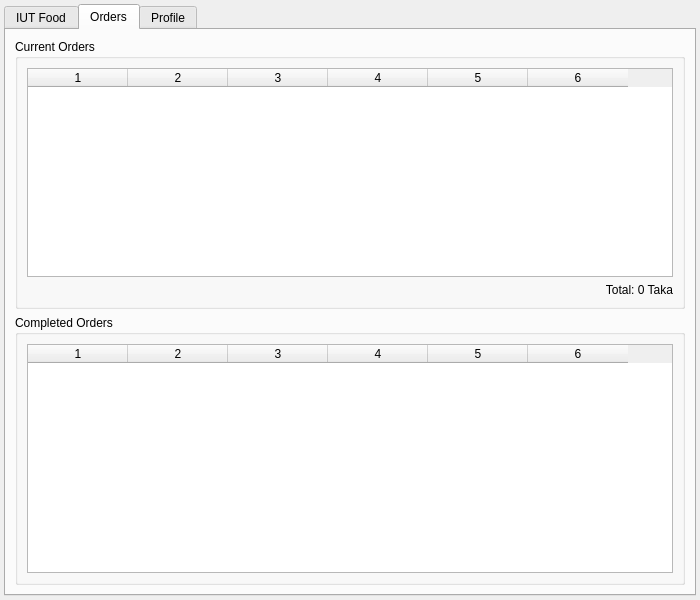
<?xml version="1.0" encoding="UTF-8"?>
<ui version="4.0">
 <class>customer</class>
 <widget class="QWidget" name="customer">
  <property name="geometry">
   <rect>
    <x>0</x>
    <y>0</y>
    <width>700</width>
    <height>600</height>
   </rect>
  </property>
  <property name="windowTitle">
   <string>Customer Dashboard</string>
  </property>
  <layout class="QVBoxLayout" name="mainLayout">
   <property name="spacing">
    <number>4</number>
   </property>
   <property name="leftMargin">
    <number>4</number>
   </property>
   <property name="topMargin">
    <number>4</number>
   </property>
   <property name="rightMargin">
    <number>4</number>
   </property>
   <property name="bottomMargin">
    <number>4</number>
   </property>
   <item>
    <widget class="QTabWidget" name="tabWidget">
     <property name="currentIndex">
      <number>1</number>
     </property>
     <widget class="QWidget" name="mainTab">
      <attribute name="title">
       <string>IUT Food</string>
      </attribute>
      <layout class="QVBoxLayout" name="mainTabLayout">
       <item>
        <layout class="QHBoxLayout" name="filterSearchLayout">
         <item>
          <widget class="QComboBox" name="filterComboBox">
           <property name="sizeAdjustPolicy">
            <enum>QComboBox::SizeAdjustPolicy::AdjustToContents</enum>
           </property>
          </widget>
         </item>
         <item>
          <widget class="QLineEdit" name="search_lineedit">
           <property name="placeholderText">
            <string>Search restaurants or foods...</string>
           </property>
          </widget>
         </item>
        </layout>
       </item>
       <item>
        <widget class="QScrollArea" name="resultsScrollArea">
         <property name="widgetResizable">
          <bool>true</bool>
         </property>
         <widget class="QWidget" name="resultsContainer">
          <property name="geometry">
           <rect>
            <x>0</x>
            <y>0</y>
            <width>668</width>
            <height>510</height>
           </rect>
          </property>
          <layout class="QVBoxLayout" name="resultsLayout">
           <property name="spacing">
            <number>0</number>
           </property>
           <property name="leftMargin">
            <number>8</number>
           </property>
           <property name="topMargin">
            <number>8</number>
           </property>
           <property name="rightMargin">
            <number>8</number>
           </property>
           <property name="bottomMargin">
            <number>8</number>
           </property>
          </layout>
         </widget>
        </widget>
       </item>
      </layout>
     </widget>
     <widget class="QWidget" name="ordersTab">
      <attribute name="title">
       <string>Orders</string>
      </attribute>
      <layout class="QVBoxLayout" name="ordersTabLayout">
       <item>
        <widget class="QGroupBox" name="currentOrdersGroupBox">
         <property name="title">
          <string>Current Orders</string>
         </property>
         <layout class="QVBoxLayout" name="currentOrdersLayout">
          <item>
           <widget class="QTableWidget" name="currentOrdersTableWidget">
            <property name="columnCount">
             <number>6</number>
            </property>
            <property name="horizontalHeaderLabels" stdset="0">
             <stringlist>
              <string>Order</string>
              <string>Date</string>
              <string>Restaurant</string>
              <string>Status</string>
              <string>Price</string>
              <string>Delete</string>
             </stringlist>
            </property>
            <column/>
            <column/>
            <column/>
            <column/>
            <column/>
            <column/>
           </widget>
          </item>
          <item>
           <widget class="QLabel" name="currentOrdersTotalLabel">
            <property name="text">
             <string>Total: 0 Taka</string>
            </property>
            <property name="alignment">
             <set>Qt::AlignRight|Qt::AlignVCenter</set>
            </property>
           </widget>
          </item>
         </layout>
        </widget>
       </item>
       <item>
        <widget class="QGroupBox" name="completedOrdersGroupBox">
         <property name="title">
          <string>Completed Orders</string>
         </property>
         <layout class="QVBoxLayout" name="completedOrdersLayout">
          <item>
           <widget class="QTableWidget" name="completedOrdersTableWidget">
            <property name="columnCount">
             <number>6</number>
            </property>
            <property name="horizontalHeaderLabels" stdset="0">
             <stringlist>
              <string>Order</string>
              <string>Date</string>
              <string>Restaurant</string>
              <string>Status</string>
              <string>Price</string>
              <string>Details</string>
             </stringlist>
            </property>
            <column/>
            <column/>
            <column/>
            <column/>
            <column/>
            <column/>
           </widget>
          </item>
         </layout>
        </widget>
       </item>
      </layout>
     </widget>
     <widget class="QWidget" name="profileTab">
      <attribute name="title">
       <string>Profile</string>
      </attribute>
      <layout class="QFormLayout" name="profileFormLayout">
       <item row="0" column="0">
        <widget class="QLabel" name="nameLabel">
         <property name="text">
          <string>Name</string>
         </property>
        </widget>
       </item>
       <item row="0" column="1">
        <widget class="QLineEdit" name="nameEdit"/>
       </item>
       <item row="1" column="0">
        <widget class="QLabel" name="emailLabel">
         <property name="text">
          <string>Email</string>
         </property>
        </widget>
       </item>
       <item row="1" column="1">
        <widget class="QLineEdit" name="emailEdit"/>
       </item>
       <item row="2" column="0">
        <widget class="QLabel" name="addressLabel">
         <property name="text">
          <string>Address</string>
         </property>
        </widget>
       </item>
       <item row="2" column="1">
        <widget class="QLineEdit" name="addressEdit"/>
       </item>
       <item row="3" column="0" colspan="2">
        <widget class="QPushButton" name="logoutButton">
         <property name="text">
          <string>Logout</string>
         </property>
        </widget>
       </item>
       <item row="4" column="0" colspan="2">
        <widget class="QPushButton" name="saveProfileButton">
         <property name="text">
          <string>Save</string>
         </property>
        </widget>
       </item>
      </layout>
     </widget>
    </widget>
   </item>
  </layout>
 </widget>
 <resources/>
 <connections/>
</ui>
